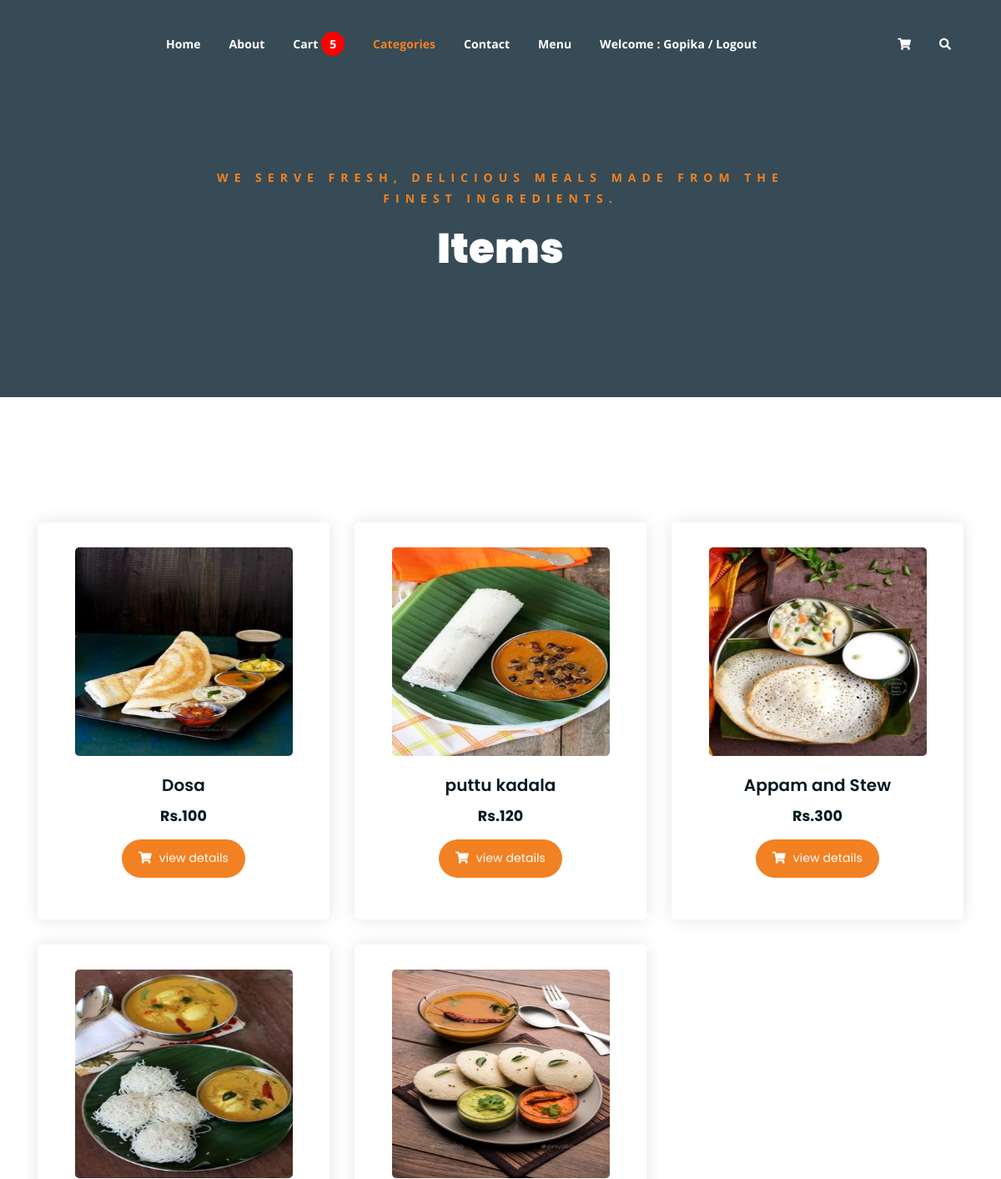
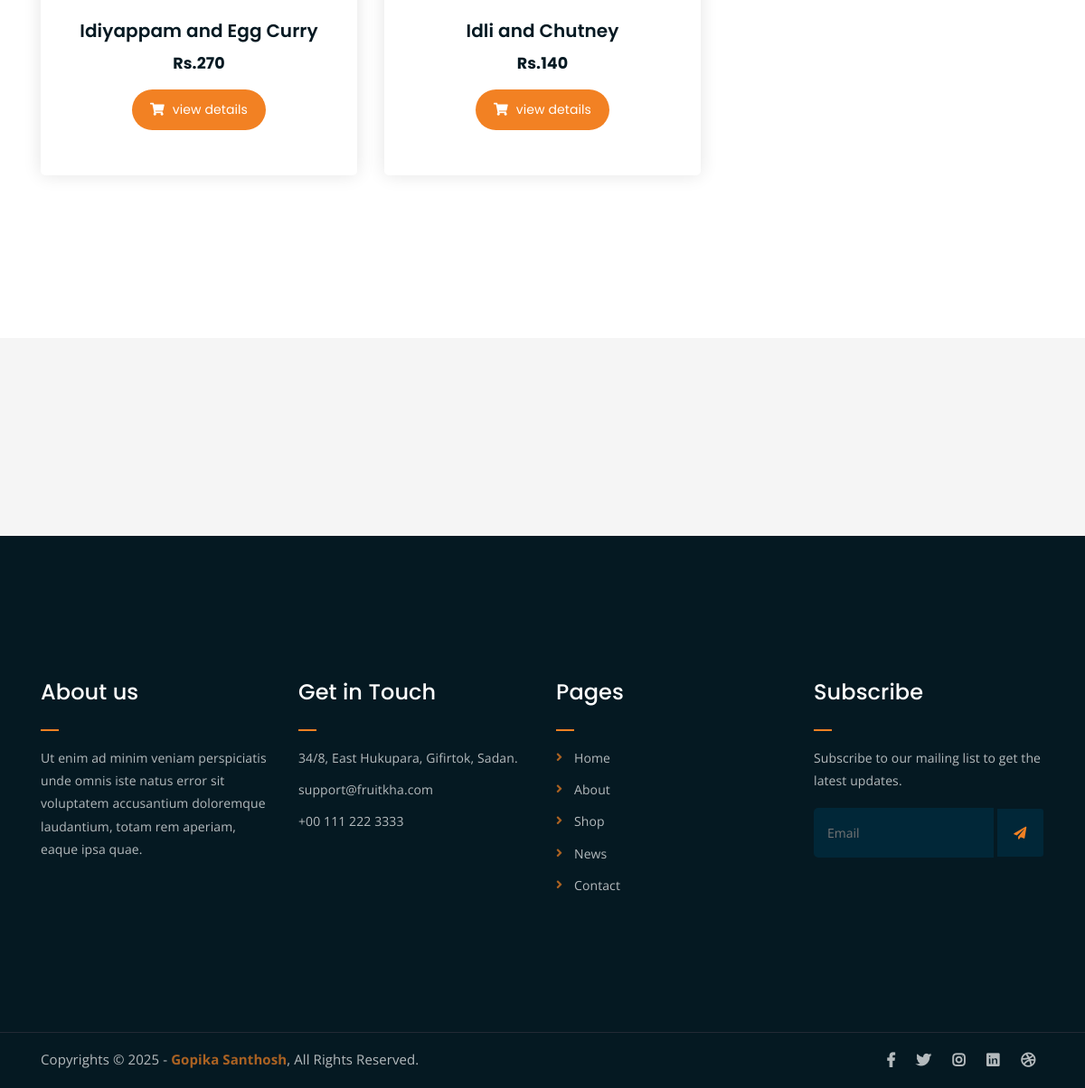
The page /filter_items/Breakfast (signed in) on the database its author committed (2 pictures, top to bottom).
### AdminApp/models.py (models this page shows)
class productDB(models.Model):
    Category_name=models.CharField(max_length=100,null=True,blank=True)
    Product_name=models.CharField(max_length=100,null=True,blank=True)
    Description=models.CharField(max_length=100,null=True,blank=True)
    Price=models.IntegerField(null=True,blank=True)
    Product_image=models.ImageField(upload_to="Product",null=True,blank=True)

### WebApp/views.py (the view)
# urls.py: path('filter_items/<cat_name>',views.filter_items,name="filter_items"),
def filter_items(request,cat_name):
    categories = categoryDB.objects.all()
    cart_count = cartDB.objects.filter(Username=request.session['Username'])
    x = cart_count.count()
    data=productDB.objects.filter(Category_name=cat_name)
    return render(request,"filter_items.html",{'data':data,'categories':categories,"x":x})

### WebApp/templates/filter_items.html (shortened to what this page needs)
<!DOCTYPE html>
{%load static%}
<html lang="en">
<head>
	<link rel="stylesheet" href="{% static 'assets/css/all.min.css' %}">
	<link rel="stylesheet" href="{% static 'assets/bootstrap/css/bootstrap.min.css' %}">
	<link rel="stylesheet" href="{% static 'assets/css/owl.carousel.css' %}">
	<link rel="stylesheet" href="{% static 'assets/css/magnific-popup.css' %}">
	<link rel="stylesheet" href="{% static 'assets/css/animate.css' %}">
	<link rel="stylesheet" href="{% static 'assets/css/meanmenu.min.css' %}">
	<link rel="stylesheet" href="{% static 'assets/css/main.css' %}">
	<link rel="stylesheet" href="{% static 'assets/css/responsive.css' %}">
</head>
<body>
	<div class="top-header-area" id="sticker">
		<div class="container">
			<div class="row">
				<div class="col-lg-12 col-sm-12 text-center">
					<div class="main-menu-wrap">
						<nav class="main-menu">
							<ul>
								<li><a href="{%url 'home_page'%}">Home</a>
								</li>
								<li><a href="{%url 'about_page'%}">About</a></li>
								<li><a href="#">Cart <span style="background: red; color: white; padding: 5px 10px; border-radius: 50%;">
        {{x}}
    </span></a>
								</li>
								<li class="current-list-item"><a href="news.html">Categories</a>
								</li>
								<li><a href="{%url 'contact_page'%}">Contact</a></li>
								<li><a href="{%url 'product_page'%}">Menu</a>
								</li>
								{% if request.session.Username %}
								<li>
									<a href="{% url 'sign_in' %}">Welcome : {{ request.session.Username }} / Logout</a>
								</li>
							{% endif %}
								<li>
									<div class="header-icons">
										<a class="shopping-cart" href="{%url 'cart_page'%}"><i class="fas fa-shopping-cart"></i></a>
										<a class="mobile-hide search-bar-icon" href="#"><i class="fas fa-search"></i></a>
									</div>
								</li>
							</ul>
						</nav>
					</div>
				</div>
			</div>
		</div>
	</div>
	<div class="breadcrumb-section breadcrumb-bg">
		<div class="container">
			<div class="row">
				<div class="col-lg-8 offset-lg-2 text-center">
					<div class="breadcrumb-text">
						<p>We serve fresh, delicious meals made from the finest ingredients.
						<h1>Items</h1>
					</div>
				</div>
			</div>
		</div>
	</div>
	<div class="product-section mt-150 mb-150">
		<div class="container">
			<div class="row product-lists">
				{% for d in data%}
				<div class="col-lg-4 col-md-6 text-center strawberry">
					<div class="single-product-item">
						<div class="product-image">
							<a href="{%url 'single_items' item_id=d.id%}"><img src="{{d.Product_image.url}}"  width="200px" height="250px" alt=""></a>
						</div>
						<h3>{{d.Product_name}}</h3>
						<h5>Rs.{{d.Price}}</h5>
						<a href="{%url 'single_items' item_id=d.id%}" class="cart-btn"><i class="fas fa-shopping-cart"></i> view details</a>
					</div>
				</div>
                {%endfor%}
			</div>
		</div>
	</div>
	<div class="logo-carousel-section">
		<div class="container">
			<div class="row">
				<div class="col-lg-12">
					<div class="logo-carousel-inner">
						<div class="single-logo-item">
							<img src="{% static 'assets/img/company-logos/1.png' %}" alt="">
						</div>
						<div class="single-logo-item">
							<img src="{% static 'assets/img/company-logos/2.png' %}" alt="">
						</div>
						<div class="single-logo-item">
							<img src="{% static 'assets/img/company-logos/3.png' %}" alt="">
						</div>
						<div class="single-logo-item">
							<img src="{% static 'assets/img/company-logos/4.png' %}" alt="">
						</div>
					</div>
				</div>
			</div>
		</div>
	</div>
	<div class="footer-area">
		<div class="container">
			<div class="row">
				<div class="col-lg-3 col-md-6">
					<div class="footer-box about-widget">
						<h2 class="widget-title">About us</h2>
						<p>Ut enim ad minim veniam perspiciatis unde omnis iste natus error sit voluptatem accusantium doloremque laudantium, totam rem aperiam, eaque ipsa quae.</p>
					</div>
				</div>
				<div class="col-lg-3 col-md-6">
					<div class="footer-box get-in-touch">
						<h2 class="widget-title">Get in Touch</h2>
						<ul>
							<li>34/8, East Hukupara, Gifirtok, Sadan.</li>
							<li>support@fruitkha.com</li>
							<li>+00 111 222 3333</li>
						</ul>
					</div>
				</div>
				<div class="col-lg-3 col-md-6">
					<div class="footer-box pages">
						<h2 class="widget-title">Pages</h2>
						<ul>
							<li><a href="{%url 'home_page'%}">Home</a></li>
							<li><a href="{%url 'about_page'%}">About</a></li>
							<li><a href="{%url 'product_page'%}">Shop</a></li>
							<li><a href="news.html">News</a></li>
							<li><a href="{%url 'contact_page'%}">Contact</a></li>
						</ul>
					</div>
				</div>
				<div class="col-lg-3 col-md-6">
					<div class="footer-box subscribe">
						<h2 class="widget-title">Subscribe</h2>
						<p>Subscribe to our mailing list to get the latest updates.</p>
						<form action="index.html">
							<input type="email" placeholder="Email">
							<button type="submit"><i class="fas fa-paper-plane"></i></button>
						</form>
					</div>
				</div>
			</div>
		</div>
	</div>
	<div class="copyright">
		<div class="container">
			<div class="row">
				<div class="col-lg-6 col-md-12">
					<p>Copyrights &copy; 2025 - <a href="">Gopika Santhosh</a>,  All Rights Reserved.<br>
					</p>
				</div>
				<div class="col-lg-6 text-right col-md-12">
					<div class="social-icons">
						<ul>
							<li><a href="#" target="_blank"><i class="fab fa-facebook-f"></i></a></li>
							<li><a href="#" target="_blank"><i class="fab fa-twitter"></i></a></li>
							<li><a href="#" target="_blank"><i class="fab fa-instagram"></i></a></li>
							<li><a href="#" target="_blank"><i class="fab fa-linkedin"></i></a></li>
							<li><a href="#" target="_blank"><i class="fab fa-dribbble"></i></a></li>
						</ul>
					</div>
				</div>
			</div>
		</div>
	</div>
</body>
</html>

### rows shown on the page
productDB: Product_image (picture), Product_name "Dosa", Price "100"
productDB: Product_image (picture), Product_name "puttu kadala", Price "120"
productDB: Product_image (picture), Product_name "Appam and Stew", Price "300"
productDB: Product_image (picture), Product_name "Idiyappam and Egg Curry", Price "270"
productDB: Product_image (picture), Product_name "Idli and Chutney", Price "140"

### other values the page prints
{{ x }} "5"
{{ request.session.Username }} "Gopika"
